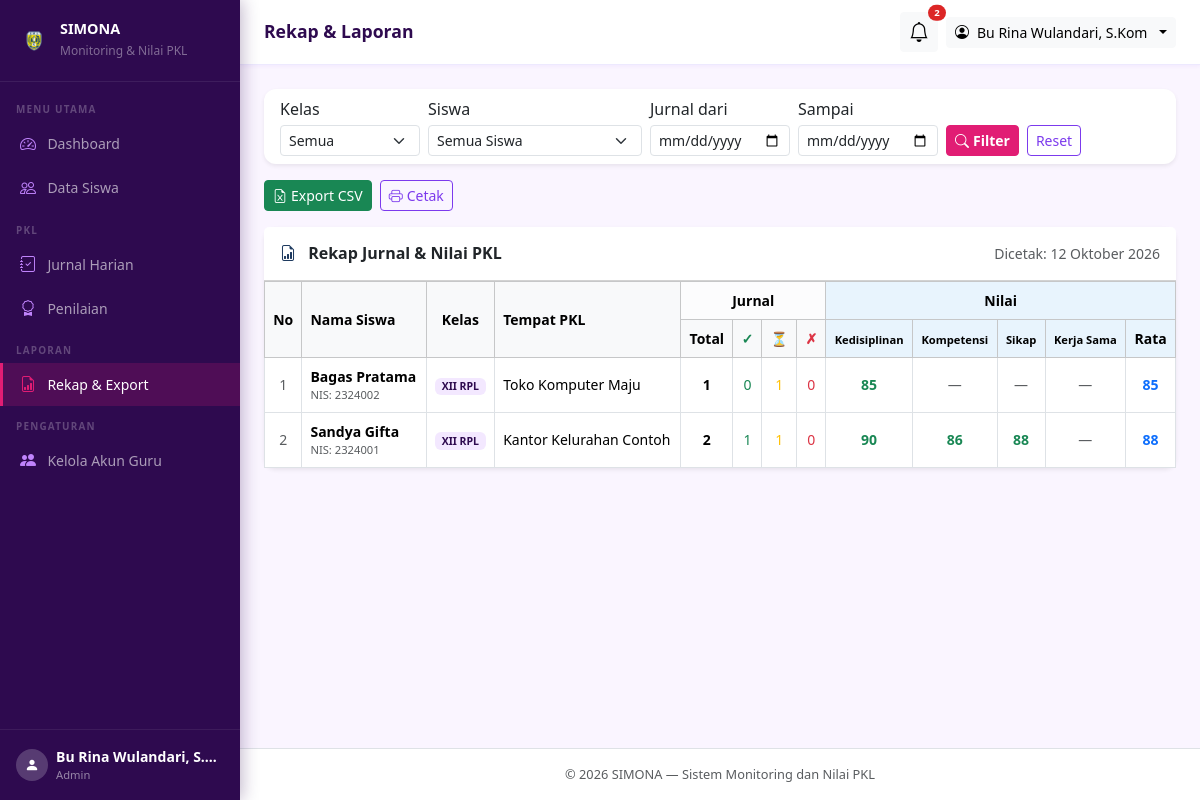
The app's page /admin/laporan/index.php (signed in) with its own data.
### tables this page shows
CREATE TABLE IF NOT EXISTS `users` (
  `id`         INT UNSIGNED  NOT NULL AUTO_INCREMENT,
  `nama`       VARCHAR(100)  NOT NULL,
  `username`   VARCHAR(50)   NOT NULL,
  `password`   VARCHAR(255)  NOT NULL COMMENT 'Hasil password_hash(), bukan teks asli',
  `role`       ENUM('admin','siswa') NOT NULL DEFAULT 'siswa',
  `created_at` TIMESTAMP     NOT NULL DEFAULT CURRENT_TIMESTAMP,
  PRIMARY KEY (`id`),
  UNIQUE KEY `uq_username` (`username`)
);

CREATE TABLE IF NOT EXISTS `siswa` (
  `id`                        INT UNSIGNED  NOT NULL AUTO_INCREMENT,
  `user_id`                   INT UNSIGNED  NOT NULL COMMENT 'Relasi ke users.id (akun siswa)',
  `nis`                       VARCHAR(20)   NOT NULL COMMENT 'Nomor Induk Siswa',
  `kelas`                     VARCHAR(20)   NOT NULL COMMENT 'Contoh: XII RPL 1',
  `tempat_pkl`                VARCHAR(150)  NOT NULL COMMENT 'Nama perusahaan/instansi',
  `alamat_pkl`                VARCHAR(255)  DEFAULT NULL COMMENT 'Alamat tempat PKL, boleh kosong',
  `nama_pembimbing_industri`  VARCHAR(100)  NOT NULL COMMENT 'Mentor di tempat PKL, hanya data',
  `no_hp_pembimbing_industri` VARCHAR(20)   DEFAULT NULL COMMENT 'Boleh kosong',
  `guru_pembimbing_id`        INT UNSIGNED  NOT NULL COMMENT 'Relasi ke users.id (guru/admin)',
  `tgl_mulai`                 DATE          NOT NULL,
  `tgl_selesai`               DATE          NOT NULL COMMENT 'Tidak boleh sebelum tgl_mulai',
  PRIMARY KEY (`id`),
  UNIQUE KEY `uq_nis`     (`nis`),
  UNIQUE KEY `uq_user_id` (`user_id`),
  KEY `idx_guru_pembimbing` (`guru_pembimbing_id`),
  KEY `idx_kelas`           (`kelas`),
  CONSTRAINT `fk_siswa_user`
    FOREIGN KEY (`user_id`)
    REFERENCES `users`(`id`)
    ON DELETE CASCADE,
  CONSTRAINT `fk_siswa_guru`
    FOREIGN KEY (`guru_pembimbing_id`)
    REFERENCES `users`(`id`)
    ON DELETE RESTRICT    
);

### includes/auth.php (called while the page is built, shortened)
<?php
function current_user(): array
{
    return [
        'user_id'  => $_SESSION['user_id']  ?? null,
        'nama'     => $_SESSION['nama']     ?? '',
        'username' => $_SESSION['username'] ?? '',
        'role'     => $_SESSION['role']     ?? '',
        'siswa_id' => $_SESSION['siswa_id'] ?? null,
    ];
}
function current_role(): string
{
    return $_SESSION['role'] ?? '';
}

### includes/functions.php (called while the page is built, shortened)
<?php
function e(string $string): string
{
    return htmlspecialchars($string, ENT_QUOTES, 'UTF-8');
}
function format_tanggal(string $tanggal): string
{
    $bulan = [
        1  => 'Januari',  2  => 'Februari', 3  => 'Maret',
        4  => 'April',    5  => 'Mei',       6  => 'Juni',
        7  => 'Juli',     8  => 'Agustus',   9  => 'September',
        10 => 'Oktober',  11 => 'November',  12 => 'Desember',
    ];
    $ts = strtotime($tanggal);
    return date('j', $ts) . ' ' . $bulan[(int)date('n', $ts)] . ' ' . date('Y', $ts);
}

### admin/laporan/index.php (the view, shortened to what this page needs)
<?php
require_once __DIR__ . '/../../includes/auth.php';
require_once __DIR__ . '/../../includes/functions.php';
$db = get_db();
$aspek_list = ['Kedisiplinan', 'Kompetensi', 'Sikap', 'Kerja Sama'];
$tgl_dari   = trim($_GET['tgl_dari']   ?? '');
$tgl_sampai = trim($_GET['tgl_sampai'] ?? '');
$where  = 'WHERE 1=1';
$params = [];
$stmt = $db->prepare("
    SELECT s.id, s.nis, s.kelas, s.tempat_pkl,
           s.tgl_mulai, s.tgl_selesai,
           s.nama_pembimbing_industri,
           u.nama AS nama_siswa,
           g.nama AS nama_guru
    FROM siswa s
    JOIN users u ON s.user_id = u.id
    JOIN users g ON s.guru_pembimbing_id = g.id
    $where
    ORDER BY s.kelas, u.nama
");
$stmt->execute($params);
$rekap_siswa = $stmt->fetchAll();
$ids = array_column($rekap_siswa, 'id');
$nilai_map = [];
if (!empty($ids)) {
    $in = implode(',', array_fill(0, count($ids), '?'));
    $n  = $db->prepare("SELECT siswa_id, aspek_penilaian, nilai FROM nilai WHERE siswa_id IN ($in)");
    $n->execute($ids);
    foreach ($n->fetchAll() as $row) {
        $nilai_map[$row['siswa_id']][$row['aspek_penilaian']] = $row['nilai'];
    }
}
$jurnal_map = [];
if (!empty($ids)) {
    $in = implode(',', array_fill(0, count($ids), '?'));
    $where_tgl = '';
    $tgl_params = $ids;
    $j = $db->prepare("
        SELECT siswa_id,
               COUNT(*) AS total,
               SUM(status_verifikasi='diverifikasi') AS diverifikasi,
               SUM(status_verifikasi='menunggu')     AS menunggu,
               SUM(status_verifikasi='ditolak')      AS ditolak
        FROM jurnal_harian
        WHERE siswa_id IN ($in) $where_tgl
        GROUP BY siswa_id
    ");
    $j->execute($tgl_params);
    foreach ($j->fetchAll() as $row) {
        $jurnal_map[$row['siswa_id']] = $row;
    }
}
$page_title = 'Rekap & Laporan';
require_once __DIR__ . '/../../includes/header.php';
?>
<div class="card border-0 shadow-sm mb-3">
  <div class="card-body py-2">
    <form method="GET" class="row g-2 align-items-end">
      <div class="col-6 col-md-2">
        <label class="form-label form-label-sm mb-1">Kelas</label>
        <select name="kelas" class="form-select form-select-sm">
          <option value="">Semua</option>
        </select>
      </div>
      <div class="col-12 col-md-3">
        <label class="form-label form-label-sm mb-1">Siswa</label>
        <select name="siswa_id" class="form-select form-select-sm">
          <option value="">Semua Siswa</option>
        </select>
      </div>
      <div class="col-6 col-md-2">
        <label class="form-label form-label-sm mb-1">Jurnal dari</label>
        <input type="date" name="tgl_dari" class="form-control form-control-sm" value="<?= e($tgl_dari) ?>">
      </div>
      <div class="col-6 col-md-2">
        <label class="form-label form-label-sm mb-1">Sampai</label>
        <input type="date" name="tgl_sampai" class="form-control form-control-sm" value="<?= e($tgl_sampai) ?>">
      </div>
      <div class="col-12 col-md-3 d-flex gap-2 flex-wrap">
        <button type="submit" class="btn btn-primary btn-sm"><i class="bi bi-search me-1"></i>Filter</button>
        <a href="<?= APP_URL ?>/admin/laporan/index.php" class="btn btn-outline-secondary btn-sm">Reset</a>
      </div>
    </form>
  </div>
</div>
<div class="d-flex gap-2 mb-3 flex-wrap">
  <a href="?<?= http_build_query(array_merge($_GET, ['export'=>'csv'])) ?>"
     class="btn btn-success btn-sm">
    <i class="bi bi-file-earmark-excel me-1"></i>Export CSV
  </a>
  <button onclick="window.print()" class="btn btn-outline-secondary btn-sm">
    <i class="bi bi-printer me-1"></i>Cetak
  </button>
</div>
<div class="card border-0 shadow-sm" id="tabel-rekap">
  <div class="card-header bg-white py-3 d-flex justify-content-between align-items-center">
    <h6 class="mb-0 fw-bold">
      <i class="bi bi-file-earmark-bar-graph me-2" style="color:#1e3a5f"></i>
      Rekap Jurnal & Nilai PKL
    </h6>
    <small class="text-muted">Dicetak: <?= format_tanggal(date('Y-m-d')) ?></small>
  </div>
  <div class="card-body p-0">
    <?php if (empty($rekap_siswa)): ?>
      <div class="text-center py-5 text-muted">
        <i class="bi bi-search fs-3 d-block mb-2"></i>Tidak ada data.
      </div>
    <?php else: ?>
    <div class="table-responsive">
      <table class="table table-bordered table-hover align-middle mb-0 small">
        <thead class="table-light">
          <tr>
            <th rowspan="2" class="align-middle text-center">No</th>
            <th rowspan="2" class="align-middle">Nama Siswa</th>
            <th rowspan="2" class="align-middle text-center">Kelas</th>
            <th rowspan="2" class="align-middle">Tempat PKL</th>
            <th colspan="4" class="text-center bg-light-subtle">Jurnal</th>
            <th colspan="5" class="text-center" style="background:#e8f4fd">Nilai</th>
          </tr>
          <tr>
            <th class="text-center">Total</th>
            <th class="text-center text-success">✓</th>
            <th class="text-center text-warning">⏳</th>
            <th class="text-center text-danger">✗</th>
            <?php foreach ($aspek_list as $a): ?>
              <th class="text-center" style="background:#e8f4fd;font-size:0.7rem"><?= e($a) ?></th>
            <?php endforeach; ?>
            <th class="text-center fw-bold" style="background:#e8f4fd">Rata</th>
          </tr>
        </thead>
        <tbody>
          <?php foreach ($rekap_siswa as $i => $s):
            $nv  = $nilai_map[$s['id']] ?? [];
            $jv  = $jurnal_map[$s['id']] ?? [];
            $ang = array_values($nv);
            $rt  = empty($ang) ? null : round(array_sum($ang)/count($ang), 1);
          ?>
          <tr>
            <td class="text-center text-muted"><?= $i+1 ?></td>
            <td>
              <div class="fw-semibold"><?= e($s['nama_siswa']) ?></div>
              <div class="text-muted" style="font-size:0.7rem">NIS: <?= e($s['nis']) ?></div>
            </td>
            <td class="text-center">
              <span class="badge bg-light text-dark"><?= e($s['kelas']) ?></span>
            </td>
            <td><?= e($s['tempat_pkl']) ?></td>
            <td class="text-center fw-bold"><?= $jv['total']        ?? 0 ?></td>
            <td class="text-center text-success"><?= $jv['diverifikasi'] ?? 0 ?></td>
            <td class="text-center text-warning"><?= $jv['menunggu']     ?? 0 ?></td>
            <td class="text-center text-danger"><?= $jv['ditolak']       ?? 0 ?></td>
            <?php foreach ($aspek_list as $a): ?>
              <td class="text-center">
                <?php if (isset($nv[$a])): ?>
                  <span class="fw-bold <?= $nv[$a]>=75?'text-success':'text-danger' ?>">
                    <?= $nv[$a] ?>
                  </span>
                <?php else: ?>
                  <span class="text-muted">—</span>
                <?php endif; ?>
              </td>
            <?php endforeach; ?>
            <td class="text-center fw-bold">
              <?php if ($rt !== null):
                [$h,$l,$w] = ['A','','success'];
                if ($rt < 90) [$h,$l,$w] = ['B','','primary'];
              ?>
                <span class="text-<?= $w ?>"><?= $rt ?></span>
              <?php else: ?>
                <span class="text-muted">—</span>
              <?php endif; ?>
            </td>
          </tr>
          <?php endforeach; ?>
        </tbody>
      </table>
    </div>
    <?php endif; ?>
  </div>
</div>
<?php require_once __DIR__ . '/../../includes/footer.php'; ?>

### includes/header.php (shortened to what this page needs)
<?php
require_once __DIR__ . '/../includes/functions.php';
require_once __DIR__ . '/../includes/auth.php';
$page_title = $page_title ?? 'Monitoring PKL';
$user       = current_user();
$role       = current_role();
$base = ($role === 'admin') ? APP_URL . '/admin' : APP_URL . '/siswa';
$current = basename($_SERVER['PHP_SELF']);
$current_dir = basename(dirname($_SERVER['PHP_SELF']));
?>
<!DOCTYPE html>
<html lang="id">
<head>
  <link href="https://cdn.jsdelivr.net/npm/bootstrap@5.3.3/dist/css/bootstrap.min.css" rel="stylesheet">
  <link href="https://cdn.jsdelivr.net/npm/bootstrap-icons@1.11.3/font/bootstrap-icons.min.css" rel="stylesheet">
</head>
<body>
<nav class="sidebar" id="sidebar">
  <a href="<?= $base ?>/dashboard.php" class="sidebar-brand d-flex align-items-center gap-2 text-decoration-none">
    <img src="<?= APP_URL ?>/assets/img/logo-smk.png"
         alt="Logo SMK"
         style="width:36px;height:36px;object-fit:contain;flex-shrink:0">
    <div>
      <h6 class="mb-0">SIMONA</h6>
      <small>Monitoring & Nilai PKL</small>
    </div>
  </a>
  <div class="sidebar-nav">
    <?php if ($role === 'admin'): ?>
      <div class="sidebar-label">Menu Utama</div>
      <a href="<?= APP_URL ?>/admin/dashboard.php"
         class="nav-link <?= $current === 'dashboard.php' && $current_dir === 'admin' ? 'active' : '' ?>">
        <i class="bi bi-speedometer2"></i> Dashboard
      </a>
      <a href="<?= APP_URL ?>/admin/siswa/index.php"
         class="nav-link <?= $current_dir === 'siswa' ? 'active' : '' ?>">
        <i class="bi bi-people"></i> Data Siswa
      </a>
      <div class="sidebar-label">PKL</div>
      <a href="<?= APP_URL ?>/admin/jurnal/index.php"
         class="nav-link <?= $current_dir === 'jurnal' ? 'active' : '' ?>">
        <i class="bi bi-journal-check"></i> Jurnal Harian
      </a>
      <a href="<?= APP_URL ?>/admin/nilai/index.php"
         class="nav-link <?= $current_dir === 'nilai' ? 'active' : '' ?>">
        <i class="bi bi-award"></i> Penilaian
      </a>
      <div class="sidebar-label">Laporan</div>
      <a href="<?= APP_URL ?>/admin/laporan/index.php"
         class="nav-link <?= $current_dir === 'laporan' ? 'active' : '' ?>">
        <i class="bi bi-file-earmark-bar-graph"></i> Rekap & Export
      </a>
      <div class="sidebar-label">Pengaturan</div>
      <a href="<?= APP_URL ?>/admin/akun/index.php"
         class="nav-link <?= $current_dir === 'akun' ? 'active' : '' ?>">
        <i class="bi bi-people-fill"></i> Kelola Akun Guru
      </a>
    <?php endif; ?>
  </div>
  <div class="sidebar-footer">
    <div class="d-flex align-items-center gap-2">
      <div style="width:32px;height:32px;background:rgba(255,255,255,0.2);border-radius:50%;display:flex;align-items:center;justify-content:center;flex-shrink:0">
        <i class="bi bi-person-fill text-white small"></i>
      </div>
      <div style="min-width:0">
        <div class="text-white small fw-semibold text-truncate"><?= e($user['nama']) ?></div>
        <div style="color:rgba(255,255,255,0.5);font-size:0.7rem"><?= $role === 'admin' ? 'Admin' : 'Siswa' ?></div>
      </div>
    </div>
  </div>
</nav>
<div class="main-wrapper">
  <div class="topbar">
    <div class="d-flex align-items-center gap-3">
      <h5 class="page-heading"><?= e($page_title) ?></h5>
    </div>
    <div class="d-flex align-items-center gap-2">
      <?php if ($role === 'admin'):
        $db_bell = get_db();
        $pending_count = $db_bell->query("SELECT COUNT(*) FROM jurnal_harian WHERE status_verifikasi='menunggu'")->fetchColumn();
      ?>
      <div class="dropdown">
        <button class="btn btn-sm btn-light position-relative" data-bs-toggle="dropdown" aria-expanded="false">
          <i class="bi bi-bell fs-5"></i>
          <?php if ($pending_count > 0): ?>
            <span class="position-absolute top-0 start-100 translate-middle badge rounded-pill bg-danger"
                  style="font-size:0.6rem">
              <?= $pending_count > 9 ? '9+' : $pending_count ?>
            </span>
          <?php endif; ?>
        </button>
      </div>
      <?php endif; ?>
      <div class="dropdown">
        <button class="btn btn-sm btn-light dropdown-toggle d-flex align-items-center gap-2" data-bs-toggle="dropdown">
          <i class="bi bi-person-circle"></i>
          <span class="d-none d-sm-inline"><?= e($user['nama']) ?></span>
        </button>
      </div>
    </div>
  </div>
  <div class="content-area">

### records on screen
users: nama "Bu Rina Wulandari, S.…", nama "Bu Rina Wulandari, S.Kom"
siswa: user.nama "Bagas Pratama", nis "2324002", kelas "XII RPL", tempat_pkl "Toko Komputer Maju", total "1", diverifikasi "0", menunggu "1", ditolak "0", id "85"
siswa: user.nama "Sandya Gifta", nis "2324001", kelas "XII RPL", tempat_pkl "Kantor Kelurahan Contoh", total "2", id "1", ditolak "0", id "90", id "86", id "88"

### other values on screen
$page_title "Rekap & Laporan"
$pending_count "2"
$a "Kedisiplinan"
$a "Kompetensi"
$a "Sikap"
$a "Kerja Sama"
